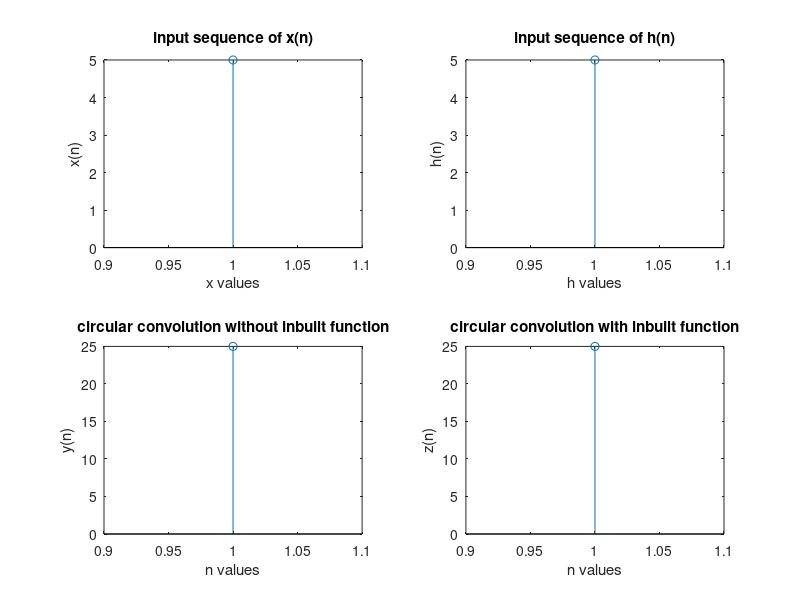

This figure's MATLAB source:
clc; 
clear all; 
close all; 
x=input('enter first sequence'); 
h=input('enter second sequence'); 
l= length(x); 
m=length(h); 
N=max(l,m); 
X=[x,zeros(1,N-1)]; 
H=[h,zeros(1,N-m)]; 
for i=1:N 
y(i)=0; 
for j=1:N 
S=mod((i-j),N); 
y(i)=y(i)+X(j)*H(S+1); 
end 
end 
z=cconv(x,h,N); 
disp(z); 
disp(y); 
subplot(2,2,1); 
stem(x); 
xlabel('x values'); 
ylabel('x(n)'); 
title('input sequence of x(n)'); 
subplot(2,2,2); 
stem(h); 
xlabel('h values'); 
ylabel('h(n)'); 
title('input sequence of h(n)'); 
subplot(2,2,3); 
stem(y); 
xlabel('n values'); 
ylabel('y(n)'); 
title('circular convolution without inbuilt function'); 
subplot(2,2,4); 
stem(z); 
xlabel('n values'); 
ylabel('z(n)'); 
title('circular convolution with inbuilt function'); 